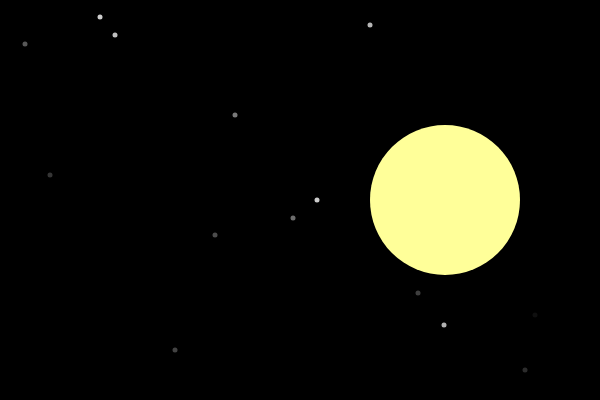
Frame 1 (no input)
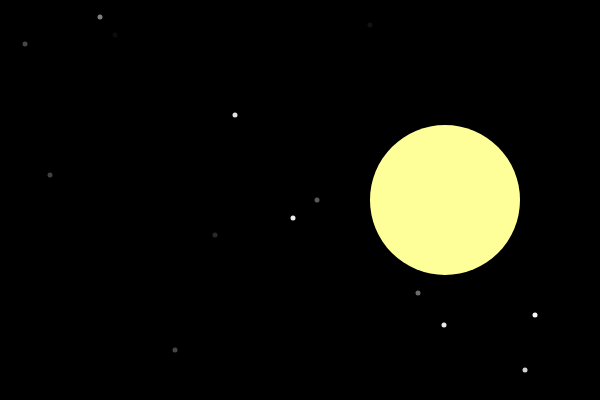
Frame 60 (no input)
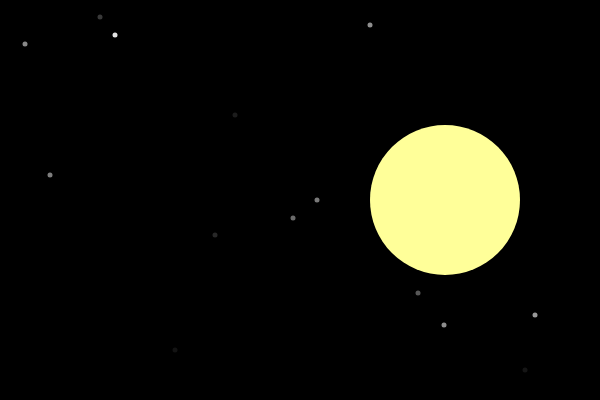
Frame 120 (the mouse pressed at the canvas centre since frame 60)

The p5.js sketch that drew these frames (run headless with seeded random() and noise() and a simulated clock; from frame 60 on, the mouse is pressed at the canvas centre):

// p5.js sketch
// ── sketch.js
//reference by prof dawn
//modified sadaf shaikh
function setup() {
	createCanvas(600, 400);
}

function draw() {
	background(0);
	moon(445, 200, 150); // the moon shape 

	star(370, 25); //making stars
	star(50, 175);
	star(115, 35);
	star(25, 44);
	star(100, 17);
	star(215, 235);
	star(418, 293);
	star(525, 370);
	star(175, 350);
	star(235, 115);
	star(444, 325);
	star(317, 200);
	star(535, 315);
	star(293, 218);
}


function moon(xloc, yloc, diam) {
	noStroke();
	fill(255, 255, 153);
	ellipse(xloc, yloc, diam); // parameters are passed into ellipse. 
}

function star(xloc, yloc) {
	fill(random(255));
	ellipse(xloc, yloc, 5);
}
